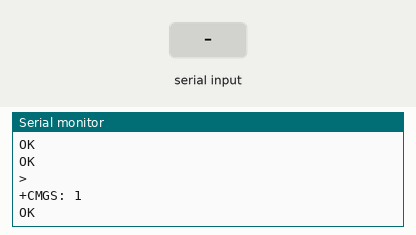
Recording of a sketch running on a simulated Arduino Uno, built with avr-gcc and run on an emulated ATmega328P. On the bench: the last lines printed to the serial monitor. The test bench sets the inputs (shaded band). The modem accepts every AT command (registered, SIM ready, sends succeed) and sends nothing else.

Above: at 4.2 s.
4.3 s: "1" received over the second serial link
At 5.4 s:
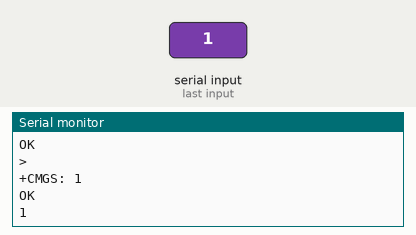
6.0 s: "0" received over the second serial link
At 6.6 s:
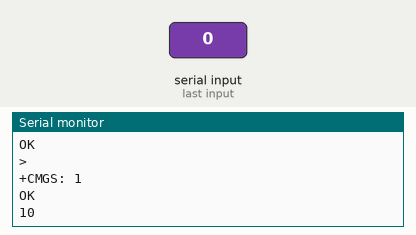

The sketch:

BASIC.ino
```cpp
#include <SoftwareSerial.h>
//Create software serial object to communicate with SIM800L
SoftwareSerial mySerial(4, 5); //SIM800L Tx & Rx is connected to Arduino #3 & #2

void setup()
{
  //Begin serial communication with Arduino and Arduino IDE (Serial Monitor)
  Serial.begin(115200);

  //Begin serial communication with Arduino and SIM800L
  mySerial.begin(115200);

  Serial.println("Initializing...");
  delay(1000);
/*
  mySerial.println("AT"); //Once the handshake test is successful, it will back to OK
  updateSerial();
  mySerial.println("AT+CSQ"); //Signal quality test, value range is 0-31 , 31 is the best
  updateSerial();
  mySerial.println("AT+CCID"); //Read SIM information to confirm whether the SIM is plugged
  updateSerial();
  mySerial.println("AT+CREG?"); //Check whether it has registered in the network
  updateSerial();


  mySerial.println("AT"); //Once the handshake test is successful, it will back to OK
  updateSerial();
  mySerial.println("AT+CMGF=1"); // Configuring TEXT mode
  updateSerial();
  mySerial.println("AT+CNMI=1,2,0,0,0"); // Decides how newly arrived SMS messages should be handled
  updateSerial();
*/
  mySerial.println("AT"); //Once the handshake test is successful, it will back to OK
  updateSerial();
  mySerial.println("AT+CMGF=1"); // Configuring TEXT mode
  updateSerial();
  mySerial.println("AT+CMGS=\"+84868475996\"");//change ZZ with country code and xxxxxxxxxxx with phone number to sms
  updateSerial();
  mySerial.print("Halo"); //text content
  updateSerial();
  mySerial.write(26);

}

void loop()
{
  updateSerial();
}

void updateSerial()
{
  delay(500);
  while (Serial.available())
  {
    mySerial.write(Serial.read());//Forward what Serial received to Software Serial Port
  }
  while(mySerial.available())
  {
    Serial.write(mySerial.read());//Forward what Software Serial received to Serial Port
  }
}
```

Measured:
- after the input at 4.3 s, the serial monitor: prints a new line after 0.21 s (image 1)
- after the input at 6.0 s, the serial monitor: prints a new line at once (image 2)
